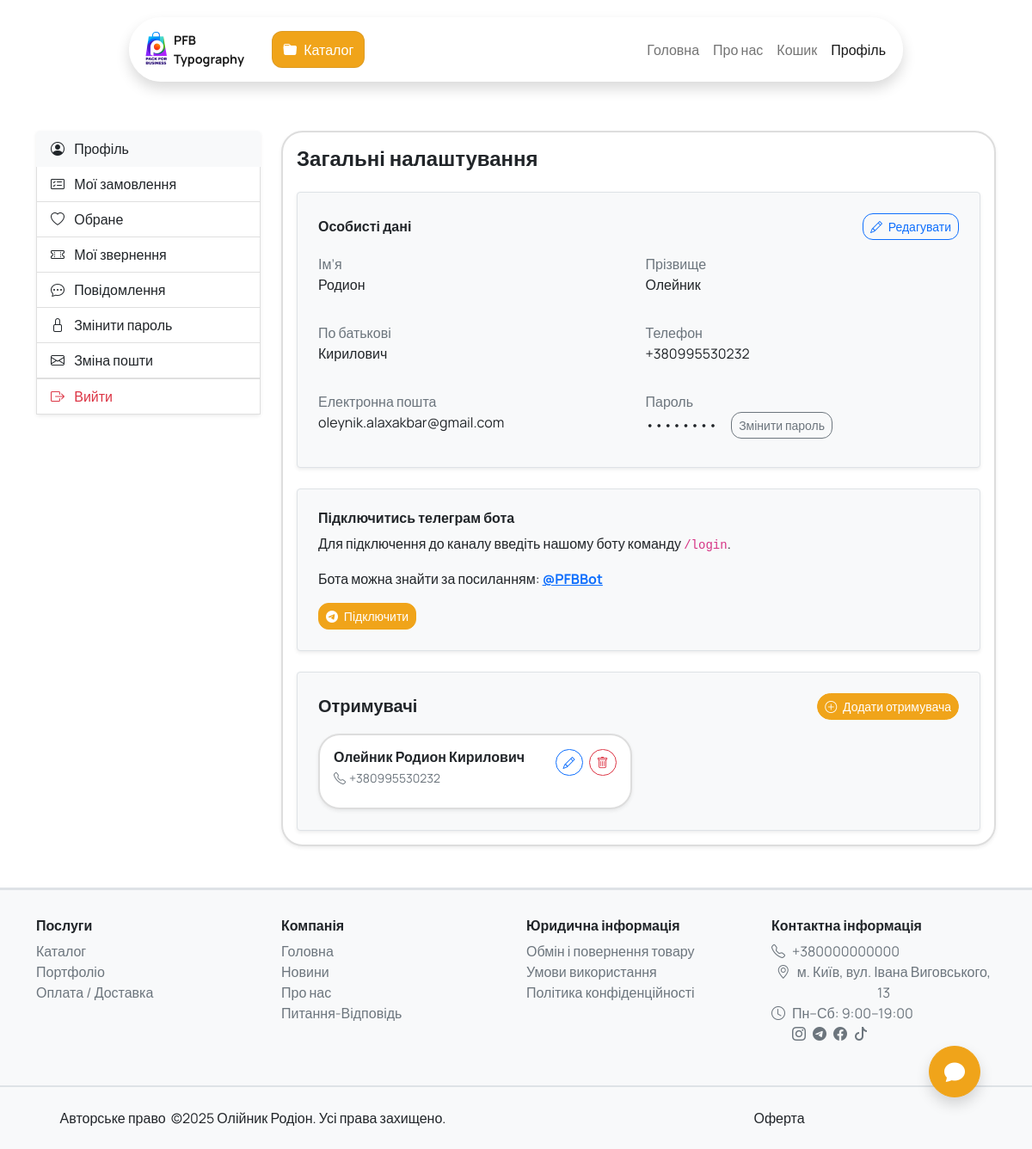
The page /account/ (signed in) on the database its author committed.
### users/models.py (models this page shows, shortened)
class CustomUser(AbstractBaseUser, PermissionsMixin):
    email = models.EmailField("Email користувача", unique=True)
    phone = models.CharField("Телефон", max_length=20, unique=True, null=True, blank=True)
    is_active = models.BooleanField("Активний", default=False)
    is_staff = models.BooleanField("Права персоналу", default=False)
    favorites = models.ManyToManyField(Service, related_name="favorited_by", blank=True, verbose_name="Бажане користувача")
    first_name = models.CharField("Ім'я", max_length=150, blank=True, null=True)
    last_name = models.CharField("Прізвище", max_length=150, blank=True, null=True)
    middle_name = models.CharField("По батькові", max_length=150, blank=True, null=True)
    unread_messages = models.PositiveIntegerField("Непрочитаних повідомлень", default=0)
    objects = CustomUserManager()
    USERNAME_FIELD = 'email'
    REQUIRED_FIELDS = []
    class Meta:
        verbose_name = 'Користувач'
        verbose_name_plural = 'Користувачі'

### orders/models.py (models this page shows, shortened)
class Recipient(models.Model):
    user = models.ForeignKey(AUTH_USER_MODEL, on_delete=models.CASCADE, related_name='recipients')
    last_name = models.CharField("Прізвище", max_length=100)
    first_name = models.CharField("Ім'я", max_length=100)
    middle_name = models.CharField("По батькові", max_length=100, blank=True)
    phone = models.CharField("Телефон", max_length=20)
    class Meta:
        verbose_name = 'Отримувач'
        verbose_name_plural = 'Отримувачі'

### users/views.py (the view)
# urls.py: path('', views.dashboard , name="dashboard"),
@login_required
def dashboard(request):
    main_data = get_base_info(request)
    form = ChangeUserDataForm(instance=request.user)
    recipient_form = RecipientForm()
    recipient_form_edit = RecipientForm()
    return render(request, 'users/dashboard.html', {'form': form, 'recipient_form': recipient_form, 'recipient_form_edit': recipient_form_edit, **main_data })

### chat/models.py (called while the page is built)
    @property
    def created_at_iso(self):
        return self.created_at.isoformat()

### core/utils.py (called while the page is built, shortened)
def get_base_info(request):
    maincategories = ServiceCategory.objects.filter(parent__isnull=True)
    cart_created = None
    if request.user.is_authenticated:
        ticket, created = Ticket.objects.get_or_create(user=request.user, status='new')
        ticket = Ticket.objects.prefetch_related('messages').get(id=ticket.id)
        cart = request.user.orders.filter(status='new').first()
    result = {'maincategories': maincategories, 'cart': cart, 'cart_created_at': cart_created, 'chat': ticket}
    return result

### orders/models.py (called while the page is built)
    @property
    def total_price(self):
        return sum(item.total_price for item in self.items.all())

    @property
    def base_price(self):
        return self.service.price_from or Decimal('0.00')

    def get_options_price(self):
        return sum((opt.price or Decimal('0.00')) for opt in self.options.all())

    @property
    def unit_price(self):
        return self.base_price + self.get_options_price()

    @property
    def total_price(self):
        return self.unit_price * (Decimal(self.quantity) / Decimal(quantity_choices[0]))

### templates/users/dashboard.html (shortened to what this page needs)
{% extends 'base.html' %}
{% load static %}
{% block content %}
<div class="container my-5">
  <div class="row">
    {% include "personal_cabinet_nav_pannel.html" %}
    <div class="col-md-9">
        <div class="card shadow-sm border-0 rounded-custom">
            <div class="card-body">
                <h4 class="fw-bold mb-4">Загальні налаштування</h4>
                <div class="border rounded bg-light p-4 shadow-sm mb-4">
                    <div class="d-flex justify-content-between align-items-center mb-3">
                    <h6 class="fw-bold m-0">Особисті дані</h6>
                    <button class="btn btn-outline-primary btn-sm" data-bs-toggle="modal" data-bs-target="#editProfileModal" id="ChageUserData">
                        <i class="bi bi-pencil me-1"></i> Редагувати
                    </button>
                    </div>
                    <div class="row g-3">
                    <div class="col-md-6">
                        <label class="form-label mb-0 text-muted">Ім’я</label>
                        <p class="fw-semibold">{{ user.first_name|default:"—" }}</p>
                    </div>
                    <div class="col-md-6">
                        <label class="form-label mb-0 text-muted">Прізвище</label>
                        <p class="fw-semibold">{{ user.last_name|default:"—" }}</p>
                    </div>
                    <div class="col-md-6">
                        <label class="form-label mb-0 text-muted">По батькові</label>
                        <p class="fw-semibold">{{ user.middle_name|default:"—" }}</p>
                    </div>
                    <div class="col-md-6">
                        <label class="form-label mb-0 text-muted">Телефон</label>
                        <p class="fw-semibold">{{ user.phone|default:"—" }}</p>
                    </div>
                    <div class="col-md-6">
                        <label class="form-label mb-0 text-muted">Електронна пошта</label>
                        <p class="fw-semibold">{{ user.email }}</p>
                    </div>
                    <div class="col-md-6">
                        <label class="form-label mb-0 text-muted">Пароль</label>
                        <div class="d-flex align-items-center">
                        <p class="fw-semibold mb-0">••••••••</p>
                        <a href="{% url 'user:password_change' %}" class="ms-3 btn btn-sm btn-outline-secondary">Змінити пароль</a>
                        </div>
                    </div>
                    </div>
                </div>
                <div class="border rounded bg-light p-4 shadow-sm">
                    <h6 class="fw-bold mb-2">Підключитись телеграм бота</h6>
                    <p>Для підключення до каналу введіть нашому боту команду <code>/login</code>.</p>
                    <p>Бота можна знайти за посиланням:
                    <a href="" target="_blank" class="fw-bold">@PFBBot</a>
                    </p>
                    <a href="" target="_blank" class="btn btn-sm btn-orange">
                    <i class="bi bi-telegram me-1"></i> Підключити
                    </a>
                </div>
                <div class="border rounded bg-light p-4 shadow-sm mt-4">
                    <div class="d-flex justify-content-between align-items-center mb-3">
                        <h5 class="fw-bold m-0">Отримувачі</h5>
                        <button class="btn btn-orange btn-sm rounded-pill" data-bs-toggle="modal" data-bs-target="#addRecipientModal">
                            <i class="bi bi-plus-circle me-1"></i> Додати отримувача
                        </button>
                    </div>
                    {% if user.recipients.all %}
                    <div class="row g-3">
                        {% for recipient in user.recipients.all %}
                        <div class="col-md-6">
                            <div class="card border-0 shadow-sm rounded-custom h-100">
                                <div class="card-body">
                                    <div class="d-flex justify-content-between align-items-start">
                                        <div>
                                            <h6 class="fw-bold mb-1">{{ recipient.last_name }} {{ recipient.first_name }} {{ recipient.middle_name }}</h6>
                                            <p class="text-muted mb-2 small"><i class="bi bi-telephone me-1"></i>{{ recipient.phone }}</p>
                                        </div>
                                        <div class="btn-group gap-2 d-flex flex-column flex-sm-row flex-md-column flex-lg-row">
                                            <button class="btn btn-sm btn-outline-primary rounded-pill edit-recipient-btn"
                                                    data-recipient-id="{{ recipient.id }}"
                                                    data-first-name="{{ recipient.first_name }}"
                                                    data-last-name="{{ recipient.last_name }}"
                                                    data-middle-name="{{ recipient.middle_name }}"
                                                    data-phone="{{ recipient.phone }}"
                                                    data-bs-toggle="modal"
                                                    data-bs-target="#editRecipientModal">
                                                <i class="bi bi-pencil"></i>
                                            </button>
                                            <button class="btn btn-sm btn-outline-danger rounded-pill delete-recipient-btn"
                                                    data-recipient-id="{{ recipient.id }}"
                                                    data-recipient-name="{{ recipient.last_name }} {{ recipient.first_name }}"
                                                    data-bs-toggle="modal"
                                                    data-bs-target="#deleteRecipientModal">
                                                <i class="bi bi-trash"></i>
                                            </button>
                                        </div>
                                    </div>
                                </div>
                            </div>
                        </div>
                        {% endfor %}
                    </div>
                    {% else %}
                    <p class="text-muted mb-0">Отримувачі ще не додані.</p>
                    {% endif %}
                </div>
            </div>
        </div>
    </div>
  </div>
</div>
{% endblock %}

### static/css/styles.css (style rules this page uses)
:root { --orange: #F0A41A; --orange-light: #FFE5B4; --orange-rgb: 240, 164, 26; --green: #198754; --green-rgb: 25, 135, 84; --text-main: #333333; }
html, body { height: auto !important; overflow-y: auto !important; margin: 0; padding: 0; font-family: "Manrope", sans-serif; scrollbar-width: none; overflow-x: hidden; max-width: 100%; }
.card.h-100 { border-radius: 10px; overflow: hidden; }
.card { border: 2px solid #ddd !important; box-shadow: 0 2px 8px rgba(0, 0, 0, 0.1); transition: transform 0.3s ease, box-shadow 0.3s ease !important; }
.btn-orange { color: #fff; background-color: var(--orange); border-color: var(--orange); }
.btn, button { border-radius: 12px; }
.rounded-custom { border-radius: 25px !important; }
i { font-style: normal !important; }

### rows shown on the page
CustomUser: first_name "Родион", last_name "Олейник", middle_name "Кирилович", phone "+380995530232", email "oleynik.alaxakbar@gmail.com"
Recipient: last_name "Олейник", first_name "Родион", middle_name "Кирилович", phone "+380995530232"
